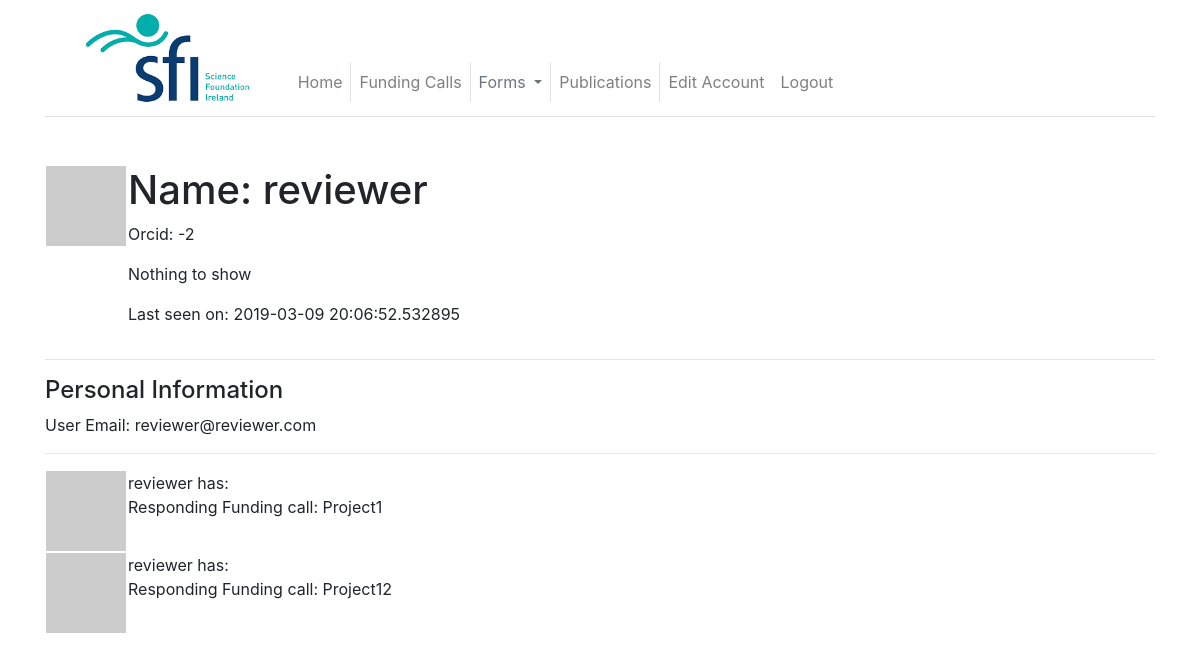
The app's page /user/reviewer (signed in) with its own data.
### app/models.py (models this page shows, shortened)
class User(UserMixin, db.Model):
    id = db.Column(db.Integer, primary_key=True)
    orcid = db.Column(db.String(64), index=True, unique=True)
    username = db.Column(db.String(64), index=True, unique=True)
    email = db.Column(db.String(120), index=True, unique=True)
    password_hash = db.Column(db.String(128))
    is_admin = db.Column(db.Boolean, default=False)
    is_reviewer = db.Column(db.Boolean, default=False)
    posts = db.relationship("Post", backref="author", lazy="dynamic")
    about_me = db.Column(db.String(140))
    last_seen = db.Column(db.DateTime, default=datetime.utcnow)
    groups = db.relationship("GroupMembership", back_populates="user")
    general_information = db.relationship("GeneralInformation", uselist=False)
    education_information = db.relationship("EducationInformation")
    employment_information = db.relationship("EmploymentInformation")
    societies_information = db.relationship("SocietiesInformation")
    awards_information = db.relationship("AwardsInformation")
    funding_diversification = db.relationship("FundingDiversification")
    impacts = db.relationship("Impacts")
    innovation_and_commercialisation = db.relationship("InnovationAndCommercialisation")
    presentations = db.relationship("Presentations")
    academic_collaborations = db.relationship("AcademicCollaborations")
    non_academic_collaborations = db.relationship("NonAcademicCollaborations")
    events = db.relationship("Events")
    communications_overview = db.relationship("CommunicationsOverview")
    sfi_funding_ratio = db.relationship("SfiFundingRatio")
    education_public_engagement = db.relationship("EducationPublicEngagement")
    annual_report = db.relationship("AnnualReport")
    collaborators = db.relationship("Collaborators")
    def avatar(self, size):
        digest = md5(self.email.lower().encode("utf-8")).hexdigest()
        return "https://wwww.gravatar.com/avatar/{}?d=identicon&s={}".format(digest, size)

### app/routes.py (the view)
@app.route("/user/<username>")
@login_required
def user(username):
    user = User.query.filter_by(username=username).first_or_404()
    posts = [
        {"author": user, "body": "Responding Funding call: Project1"},
        {"author": user, "body": "Responding Funding call: Project12"}
    ]
    return render_template("user.html", user=user, posts=posts)

### app/models.py (called while the page is built)
@login.user_loader
def load_user(id):
    return User.query.get(int(id))

### app/routes.py (called while the page is built)
@app.before_request
def before_request():
    if current_user.is_authenticated:
        current_user.last_seen = datetime.utcnow()
        db.session.commit()

### app/templates/user.html (shortened to what this page needs)
{% extends "base.html" %}
{% block content %}
    <table>
        <tr valign="top">
            <td><img src="{{ user.avatar(128) }}"></td>
            <td>
                <h1>Name: {{ user.prefix }}{{ user.username }}</h1>
                <p>Orcid: {{ user.orcid }}</p>
                {% if user.about_me %}<p>{{ user.about_me }}</p>{% else %}
                <p>Nothing to show</p>
                {% endif %}
                {% if user.last_seen %}<p>Last seen on: {{ user.last_seen }}</p>{% endif %}
            </td>
        </tr>
    </table>
    <hr>
    <h4>Personal Information</h4>
    {% if user.email %}<p>User Email: {{ user.email }}</p>{% endif %}
    <hr>
    {% for post in posts %}
        {% include "_post.html" %}
    {% endfor %}
{% endblock %}

### app/templates/_post.html
<table>
    <tr valign="top">
        <td><img src="{{ post.author.avatar(36) }}"></td>
        <td>{{ post.author.username }} has:<br>{{ post.body }}</td>
    </tr>
</table>

### records on screen
User: username "reviewer", orcid "-2", last_seen "2019-03-09 20:06:52.532895", email "reviewer@reviewer.com", author.username "reviewer" "reviewer"

### other values on screen
{{ post.body }} "Responding Funding call: Project1" "Responding Funding call: Project12"
